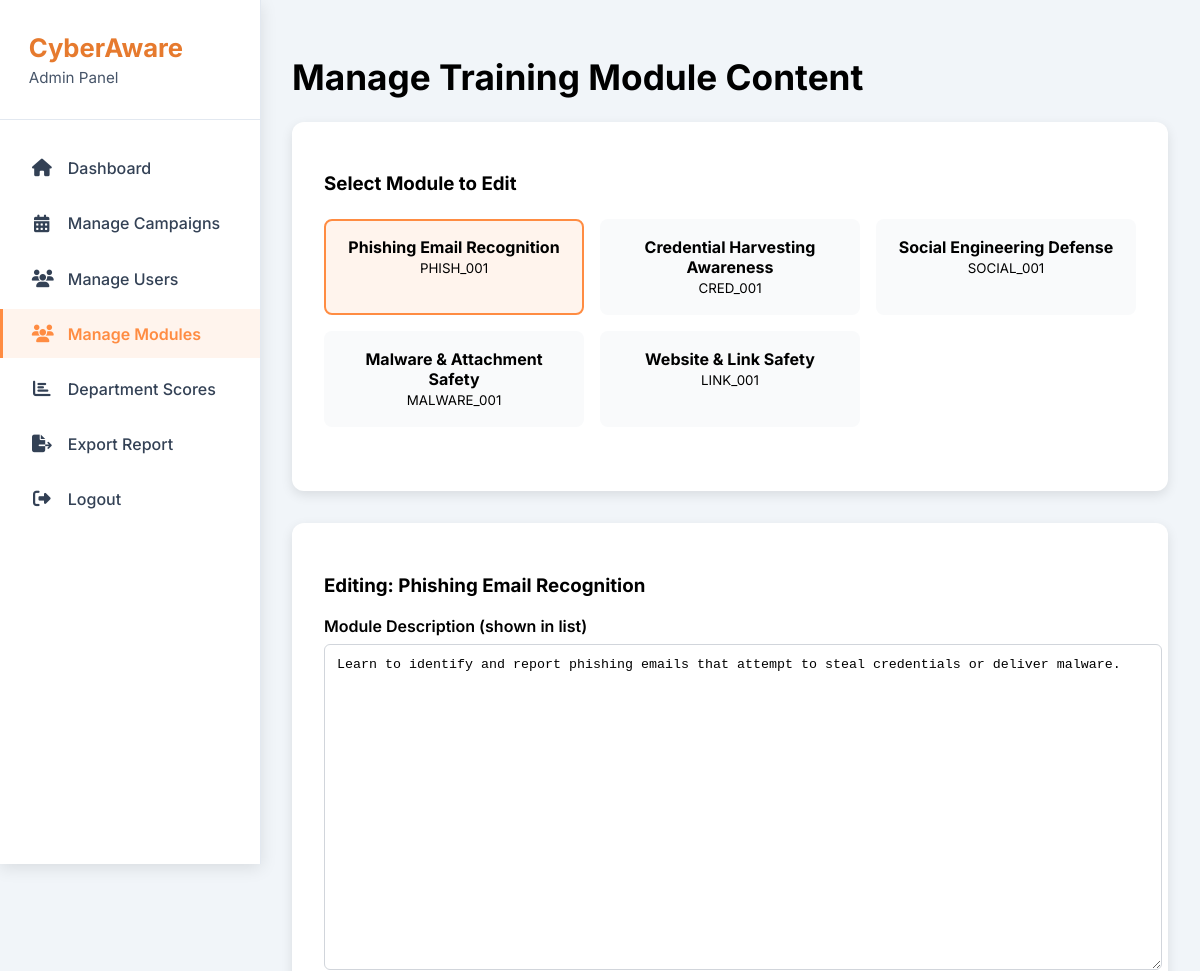
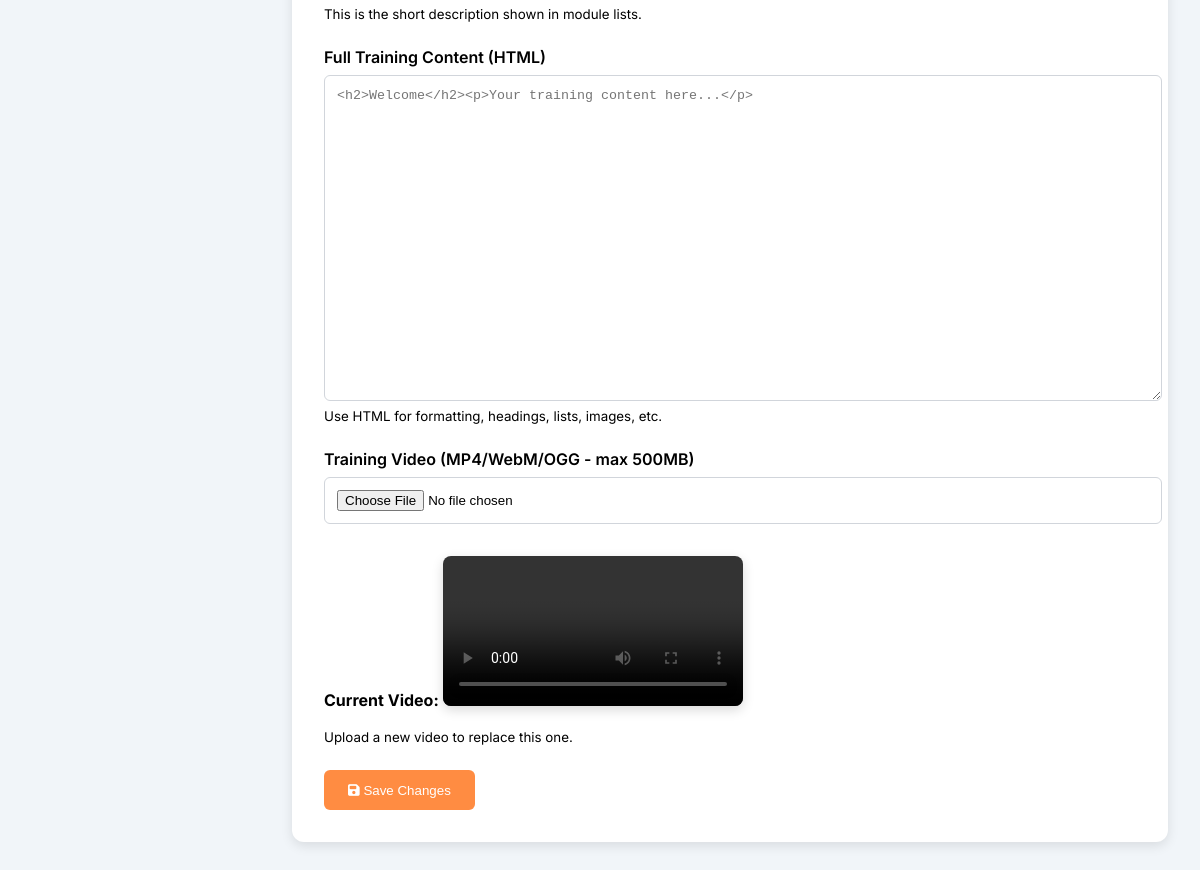
/admin/manage_modules.php (signed in), run on the app's committed database (2 pictures, top to bottom).
### tables this page shows
CREATE TABLE `training_modules` (
  `id` int(11) NOT NULL,
  `code` varchar(30) NOT NULL,
  `title` varchar(150) NOT NULL,
  `description` text DEFAULT NULL,
  `category` varchar(50) DEFAULT NULL,
  `difficulty` tinyint(3) UNSIGNED DEFAULT 3,
  `estimated_minutes` smallint(6) DEFAULT 5,
  `is_active` tinyint(1) DEFAULT 1,
  `created_at` datetime DEFAULT current_timestamp(),
  `updated_at` datetime DEFAULT current_timestamp(),
  `video_path` varchar(255) DEFAULT NULL,
  `content_html` mediumtext DEFAULT NULL
);

### admin/manage_modules.php (the view, shortened to what this page needs)
<?php
$pdo = getDBConnection();
$stmt = $pdo->query("SELECT id, code, title, description, video_path, content_html FROM training_modules WHERE is_active = 1 ORDER BY id");
$modules = $stmt->fetchAll(PDO::FETCH_ASSOC);
$selected_module = null;
if (!$selected_module && !empty($modules)) {
    $selected_module = $modules[0];
}
?>
<!DOCTYPE html>
<html lang="en">
<head>
    <link rel="stylesheet" href="https://cdnjs.cloudflare.com/ajax/libs/font-awesome/6.5.0/css/all.min.css">
</head>
<body>
<?php include 'admin-sidebar.php'; ?>
<main class="main-content">
    <div class="container">
        <h1 style="font-size:2.2rem; margin-bottom:1.5rem;">Manage Training Module Content</h1>
        <div class="card">
            <h3 style="margin-bottom:1.5rem;">Select Module to Edit</h3>
            <div class="module-selector">
                <?php foreach ($modules as $m): ?>
                <div class="module-option <?= $selected_module && $selected_module['id'] == $m['id'] ? 'selected' : '' ?>"
                     onclick="document.getElementById('module_<?= $m['id'] ?>').submit()">
                    <form id="module_<?= $m['id'] ?>" method="POST">
                        <strong><?= htmlspecialchars($m['title']) ?></strong><br>
                        <small><?= htmlspecialchars($m['code']) ?></small>
                    </form>
                </div>
                <?php endforeach; ?>
            </div>
        </div>
        <?php if ($selected_module): ?>
        <div class="card">
            <h3>Editing: <?= htmlspecialchars($selected_module['title']) ?></h3>
            <form method="POST" enctype="multipart/form-data">
                <div class="form-group">
                    <label>Module Description (shown in list)</label>
                    <textarea name="content_html" placeholder="Optional short description..."><?= htmlspecialchars($selected_module['description'] ?? '') ?></textarea>
                    <small>This is the short description shown in module lists.</small>
                </div>
                <div class="form-group">
                    <label>Full Training Content (HTML)</label>
                    <textarea name="content_html" placeholder="&lt;h2&gt;Welcome&lt;/h2&gt;&lt;p&gt;Your training content here...&lt;/p&gt;"><?= htmlspecialchars($selected_module['content_html'] ?? '') ?></textarea>
                    <small>Use HTML for formatting, headings, lists, images, etc.</small>
                </div>
                <div class="form-group">
                    <label>Training Video (MP4/WebM/OGG - max 500MB)</label>
                    <input type="file" name="module_video" accept="video/*">
                    <?php if ($selected_module['video_path']): ?>
                    <div style="margin-top:1rem;">
                        <strong>Current Video:</strong>
                        <video class="video-preview" controls>
                            <source src="../<?= htmlspecialchars($selected_module['video_path']) ?>" type="video/mp4">
                        </video>
                        <p><small>Upload a new video to replace this one.</small></p>
                    </div>
                    <?php endif; ?>
                </div>
                <button type="submit" class="btn">
                    <i class="fas fa-save"></i> Save Changes
                </button>
            </form>
        </div>
        <?php endif; ?>
    </div>
</main>
</body>
</html>

### admin/manage_modules.php (style rules this page uses)
:root { --primary: #FF8C42; --primary-dark: #E67A2E; --success: #10b981; --danger: #ef4444; --gray-100: #f3f4f6; --gray-200: #e5e7eb; --sidebar-width: 260px; }
body { font-family:'Inter',sans-serif; background:var(--gray-100); margin:0; }
.main-content { margin-left: var(--sidebar-width); padding:2rem; }
.container { max-width:1200px; margin:0 auto; }
.card { background:white; padding:2rem; border-radius:12px; box-shadow:0 4px 12px rgba(0,0,0,0.1); margin-bottom:2rem; }
.form-group { margin-bottom:1.5rem; }
label { display:block; margin-bottom:0.5rem; font-weight:600; }
select, textarea, input[type="file"] { width:100%; padding:0.75rem; border:1px solid #d1d5db; border-radius:6px; }
textarea { min-height:300px; font-family:monospace; }
.btn { padding:0.8rem 1.5rem; background:var(--primary); color:white; border:none; border-radius:6px; cursor:pointer; }
.video-preview { margin-top:1rem; max-width:100%; border-radius:8px; box-shadow:0 4px 12px rgba(0,0,0,0.15); }
.module-selector { display:grid; grid-template-columns:repeat(auto-fit, minmax(200px,1fr)); gap:1rem; margin-bottom:2rem; }
.module-option { padding:1rem; background:#f9fafb; border-radius:8px; text-align:center; cursor:pointer; border:2px solid transparent; transition:all 0.3s; }
.module-option:hover, .module-option.selected { border-color:var(--primary); background:#fff4ed; }

### admin/admin-sidebar.php (style rules this page uses)
:root { --primary: #FF8C42; --primary-dark: #E67A2E; --primary-light: #FFF4ED; --gray-50: #f8fafc; --gray-100: #f1f5f9; --gray-200: #e2e8f0; --gray-600: #475569; --gray-700: #334155; --gray-800: #1e293b; --sidebar-width: 260px; --shadow-md: 0 4px 16px rgba(0,0,0,0.1); --radius: 12px; }

### data on the page
training_modules: title "Phishing Email Recognition", code "PHISH_001", content_html "Learn to identify and report phishing emails that attempt to steal credentials or deliver malware."
training_modules: title "Credential Harvesting Awareness", code "CRED_001"
training_modules: title "Social Engineering Defense", code "SOCIAL_001"
training_modules: title "Malware & Attachment Safety", code "MALWARE_001"
training_modules: title "Website & Link Safety", code "LINK_001"
